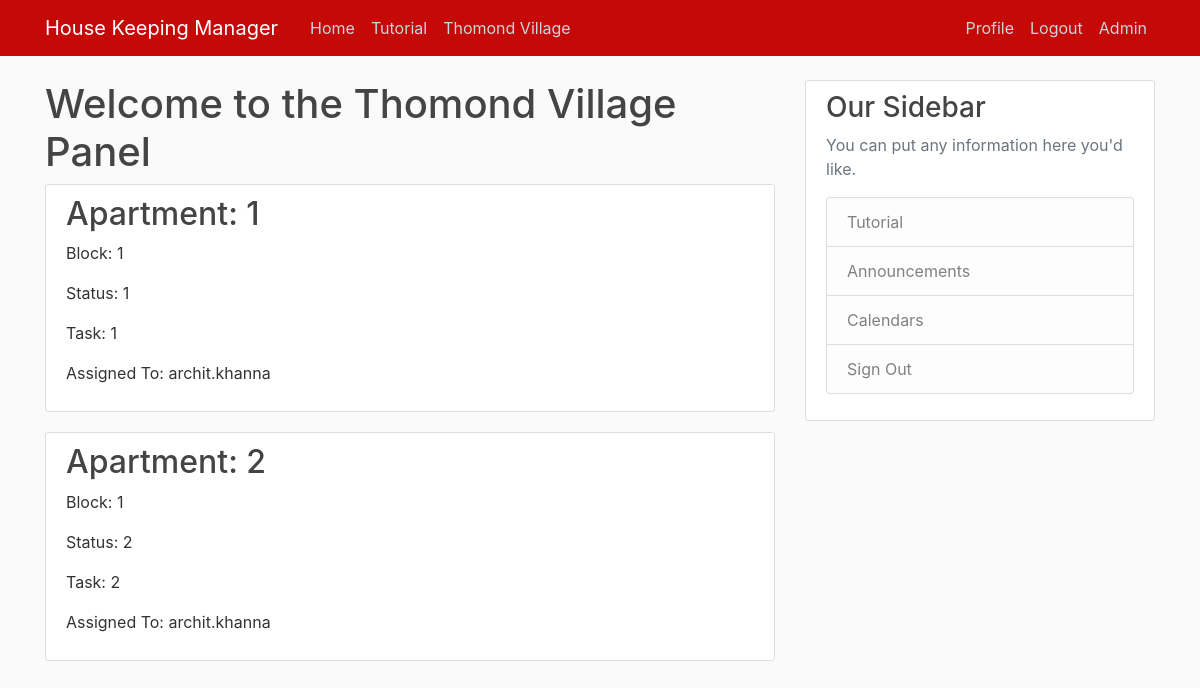
Before: /thomondvillage/ (signed in) with the older database file.
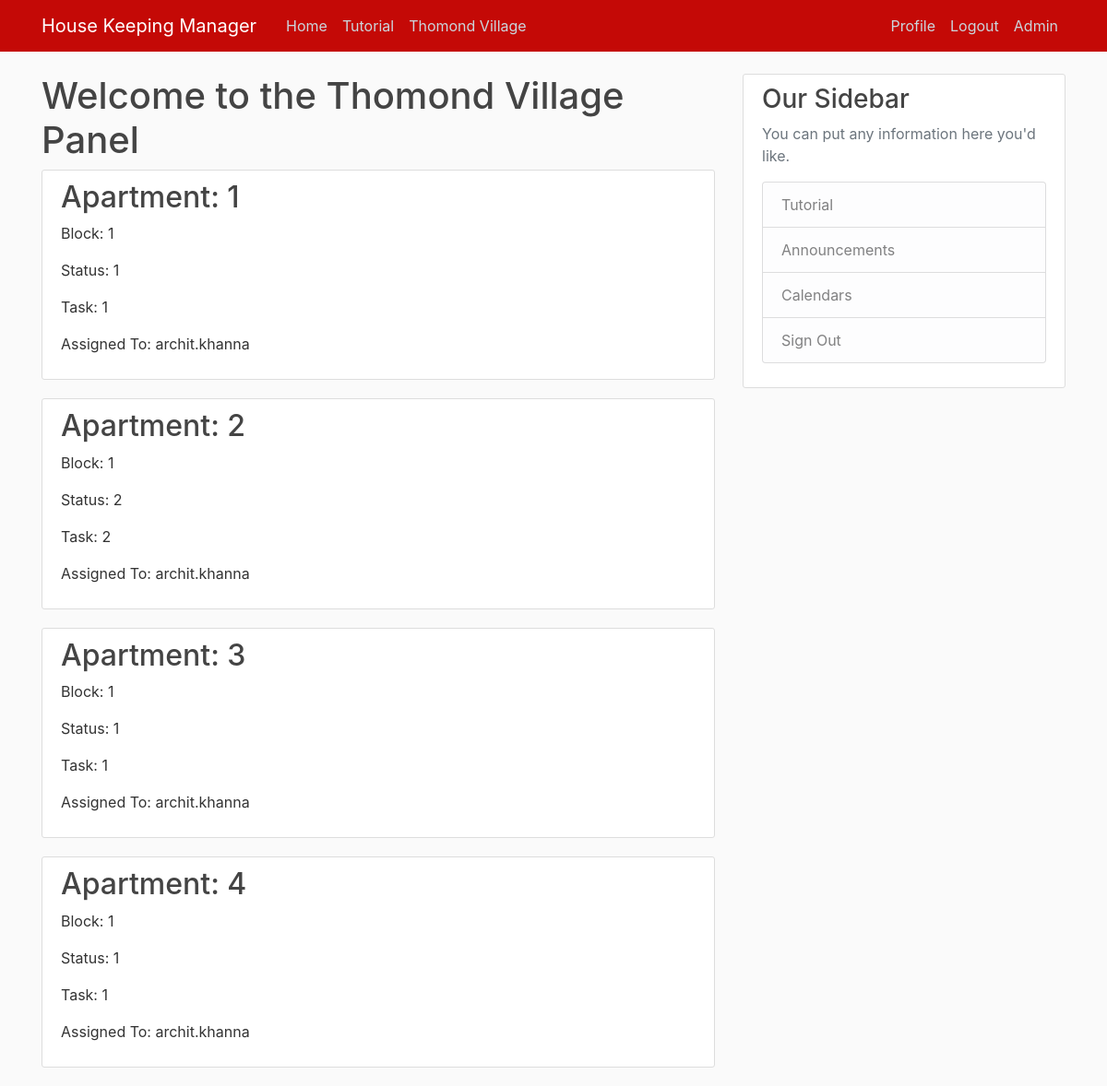
After: the same page with the newer database file.
### HKmanager/models.py (models this page shows)
class apartment(models.Model):
    number = models.IntegerField(unique=True, null=False, blank=False)
    block = models.TextField(null=False, blank=False)
    status = models.TextField(null=False, blank=False)
    task = models.TextField(null=False, blank=False)
    assignee = models.ForeignKey(User, on_delete=models.DO_NOTHING)

### HKmanager/views.py (the view)
# urls.py: path('thomondvillage/', views.thomondvillage, name='hk-ThomondVillage'),
@login_required
def thomondvillage(request):
    context = {
        'apartment': apartment.objects.all(),
        'title': 'Thomond Village Panel'
    }
    return render(request, 'HKmanager/thomondvillage.html', context)

### HKmanager/templates/HKmanager/ThomondVillage.html
{% extends "HKmanager/base.html" %}
{% block content %}
  <h1>Welcome to the Thomond Village Panel</h1>
  {% for apt in apartment %}
    <article class="media content-section">
      <div class="media-body">
        <h2><a class="article-title" href="#">Apartment: {{ apt.number }}</a></h2>
        <p class="article-content">Block: {{ apt.block }}</p>
        <p class="article-content">Status: {{ apt.status }}</p>
        <p class="article-content">Task: {{ apt.task }}</p>
        <p class="article-content">Assigned To: {{ apt.assignee }}</p>
      </div>
    </article>
  {% endfor %}
{% endblock content %}

Changed rows visible on the page:
added apartment: number "3", block "1", status "1", task "1", assignee "archit.khanna"
added apartment: number "4", block "1", status "1", task "1", assignee "archit.khanna"
